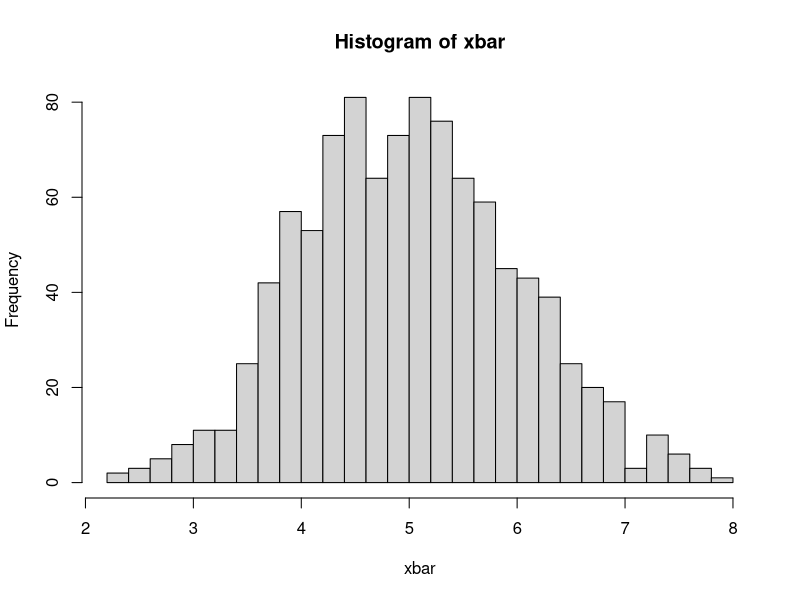
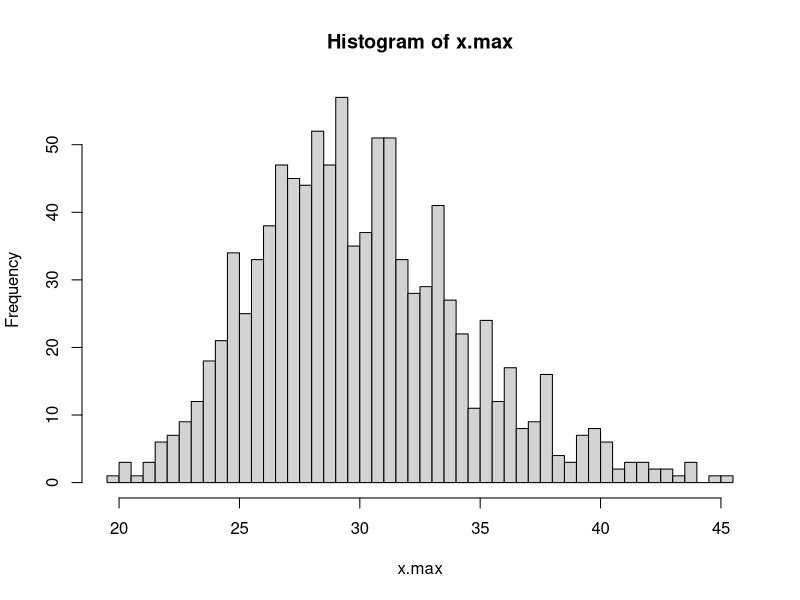
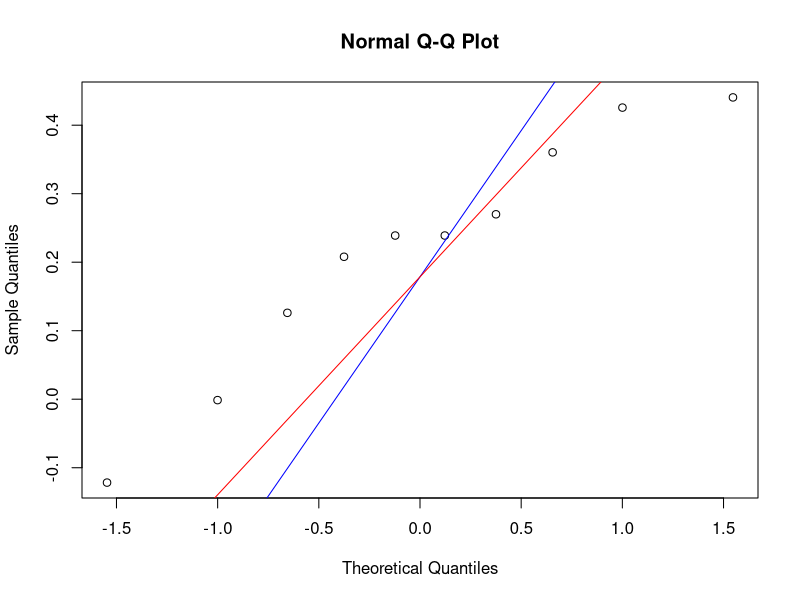

Recreate these plots in R, in order.
# Quiz 6 Chongyi Xu 1531273 Section AB
ntrial = 1000
n = 100 # sample size = 100
xbar = numeric(ntrial) # Space to Store
for (trial in 1:ntrial) {
  x = rnorm(n, 5, 10) # N(5, 10)
  xbar[trial] = mean(x)
}
hist(xbar, breaks = 40)

# a) Construct the sampling distribution of the sample maximum
x.max = numeric(ntrial)
for (trial in 1:ntrial) {
  x = rnorm(n, 5, 10)
  x.max[trial] = max(x)
}
hist(x.max, breaks = 40)

# b)
# The mode of the histogram in part(a) is 32, which means 
# the 32 is the maximum that appears the most.

# c)
# Yes, I think it is reasonable.

set.seed(15)
N = 10 # Let N denote the population size
X = rnorm(10, 0, 1)
X

# d)
n = 5
xbar = numeric(N)

for (i in 1:N) {
  samp = sample(X, n, replace = F)
  xbar[i] = mean(samp)
}

# e)
qqnorm(xbar)
yintercept = mean(X)
slope = sd(X) / sqrt(n)
abline(yintercept, slope, col = "blue")

# f)
fpc = sqrt((N - n) / (N - 1))
slope = slope * fpc
abline(yintercept, slope, col = "red")

# g)
# The confidence interval without replacement can be written as
# mu +- sqrt((N - n) / (n - 1)) * (pop std deviation) / sqrt(n)

# since fpc is less than 1, the sampling with replacement will
# be wider than the sampling without replacement
